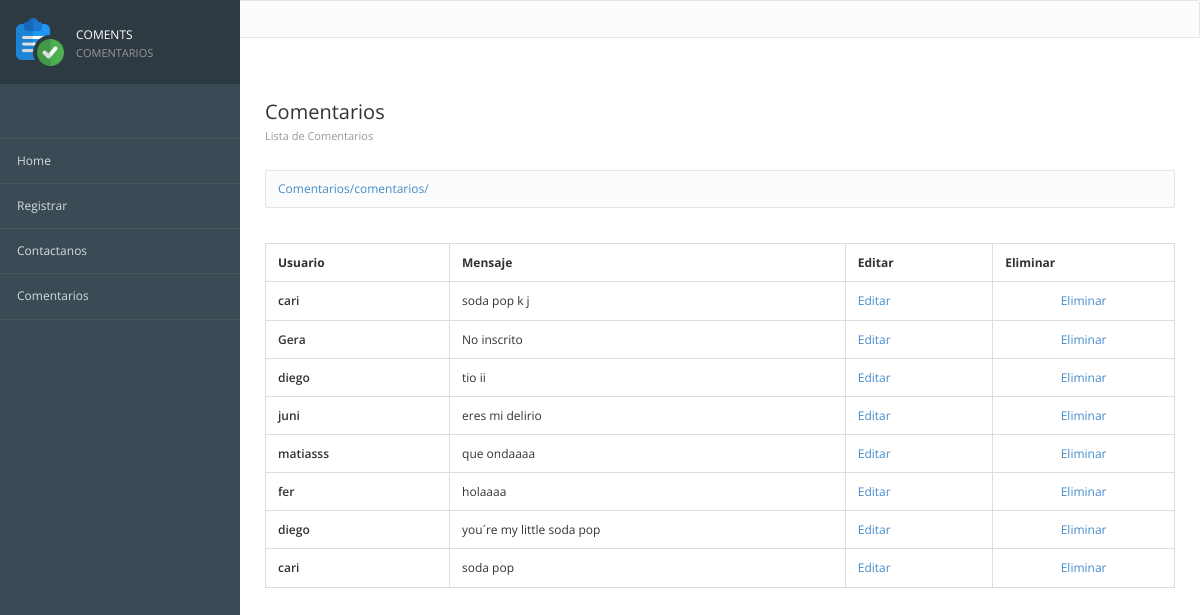
The page /comentarios/ on the database as committed earlier.
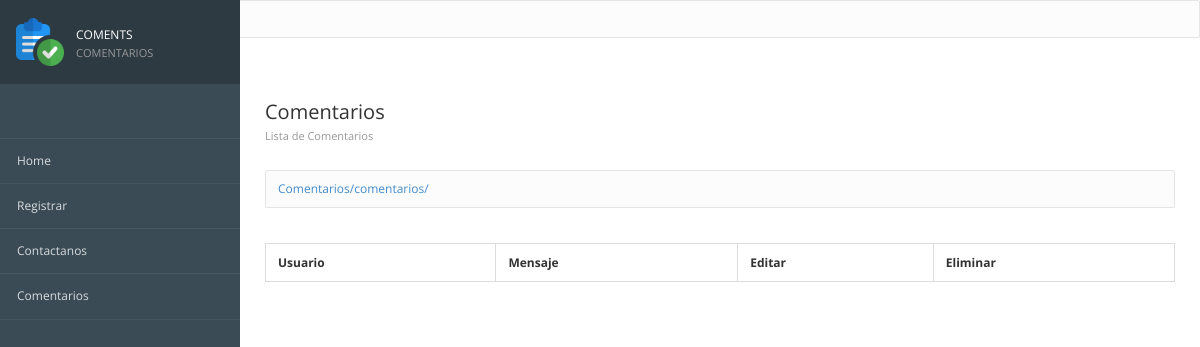
The same page on the database as committed later.
### registros/models.py (models this page shows, shortened)
class ComentarioContacto(models.Model):
    id = models.AutoField(primary_key=True,verbose_name="Clave")
    usuario = models.TextField(verbose_name="Usuario")
    mensaje = models.TextField(verbose_name="Comentario")
    created =models.DateTimeField(auto_now_add=True,verbose_name="Registrado")
    class Meta:
        verbose_name = "Comentario Contacto"
        verbose_name_plural = "Comentarios Contactos"
        ordering = ["-created"]

### registros/views.py (the view)
# urls.py: path('comentarios/', views_registros.comentarios, name="Comentarios"),
def comentarios(request):
    coments=ComentarioContacto.objects.all()
    return render(request, "registros/comentario.html", {'comentarios':coments})

### registros/templates/registros/comentario.html (shortened to what this page needs)
{% extends "inicio/encabezado.html" %}
{% block imagen%}
	{%load static%}
	{%static 'inicio/images/registrar.png'%}
{% endblock%}
{% block titulo_principal %}
	COMENTS <span> COMENTARIOS </span>
{% endblock %}
{% block contenido %}
			<div class="page-header">
				<div class="page-title">
					<h3>Comentarios
				    <small>Lista de Comentarios </small></h3>
				</div>
			</div>
			{% block url %}
<div class="breadcrumb-line">
		<ul class="breadcrumb">
			<a href="{%url 'Comentarios'%}">
				{%if request.path == '/' %}
					Comentarios
				{%else%}
					Comentarios{{request.path}}
				{%endif%}
			</a>
		</ul>
	</div>
{% endblock %}
<table class="table table-bordered table-
striped">
<thead>
<tr>
<th>Usuario</th>
<th>Mensaje</th>
<th>Editar</th>
<th>Eliminar</th>
</tr>
</thead>
<tbody>
{% for coments in comentarios %}
<tr>
<td class="text-semibold">{{coments.usuario}}</td>
<td class="muted">{{coments.mensaje}}</td>
<td> 	<a href="{%url 'ConsultaIndividual' coments.id%}">Editar</a>
</td>
<td class="text-center">
	<a href="{%url 'Eliminar' coments.id%}">Eliminar</a>
</td>
</tr>
{% endfor %}
</tbody>
</table>
		</div>
{% endblock %}

Rows that differ between the two databases and show on the page:
removed ComentarioContacto: usuario "cari", mensaje "soda pop k j"
removed ComentarioContacto: usuario "Gera", mensaje "No inscrito"
removed ComentarioContacto: usuario "diego", mensaje "tio ii"
removed ComentarioContacto: usuario "juni", mensaje "eres mi delirio"
removed ComentarioContacto: usuario "matiasss", mensaje "que ondaaaa"
removed ComentarioContacto: usuario "fer", mensaje "holaaaa"
removed ComentarioContacto: usuario "diego", mensaje "you´re my little soda pop"
removed ComentarioContacto: usuario "cari", mensaje "soda pop"
